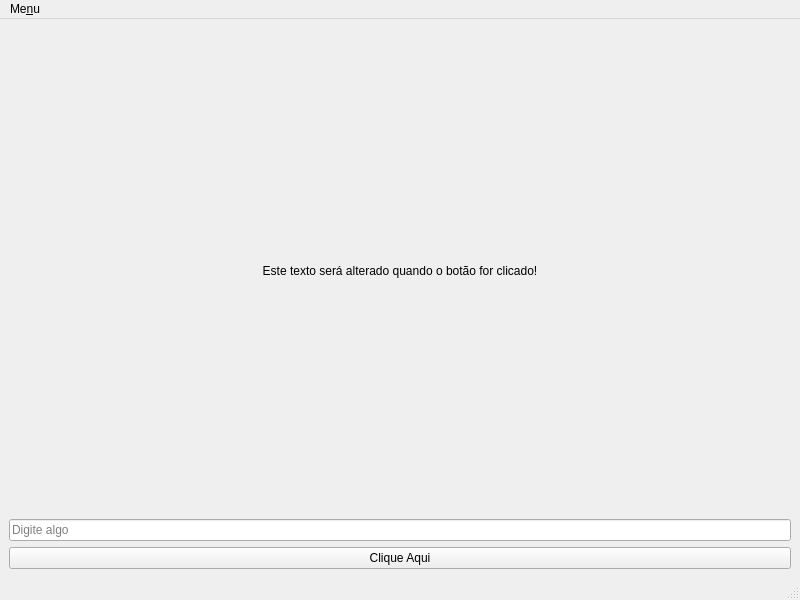
<?xml version="1.0" encoding="UTF-8"?>
<ui version="4.0">
 <class>MainWindow</class>
 <widget class="QMainWindow" name="MainWindow">
  <property name="geometry">
   <rect>
    <x>0</x>
    <y>0</y>
    <width>800</width>
    <height>600</height>
   </rect>
  </property>
  <property name="windowTitle">
   <string>Python PySide2 MainWindow (XML)</string>
  </property>
  <property name="windowIcon">
   <iconset>
    <normaloff>../../_icons/icon.png</normaloff>../../_icons/icon.png</iconset>
  </property>
  <widget class="QWidget" name="centralwidget">
   <layout class="QVBoxLayout" name="verticalLayout">
    <item>
     <widget class="QLabel" name="label">
      <property name="text">
       <string>Este texto será alterado quando o botão for clicado!</string>
      </property>
      <property name="alignment">
       <set>Qt::AlignCenter</set>
      </property>
     </widget>
    </item>
    <item>
     <widget class="QLineEdit" name="lineEdit">
      <property name="placeholderText">
       <string>Digite algo</string>
      </property>
     </widget>
    </item>
    <item>
     <widget class="QPushButton" name="pushButton">
      <property name="text">
       <string>Clique Aqui</string>
      </property>
     </widget>
    </item>
   </layout>
  </widget>
  <widget class="QMenuBar" name="menubar">
   <property name="geometry">
    <rect>
     <x>0</x>
     <y>0</y>
     <width>800</width>
     <height>30</height>
    </rect>
   </property>
   <widget class="QMenu" name="menuMenu">
    <property name="title">
     <string>Me&amp;nu</string>
    </property>
    <addaction name="actionSair"/>
   </widget>
   <addaction name="menuMenu"/>
  </widget>
  <widget class="QStatusBar" name="statusbar"/>
  <action name="actionSair">
   <property name="text">
    <string>Sair</string>
   </property>
  </action>
 </widget>
 <resources/>
 <connections/>
</ui>
